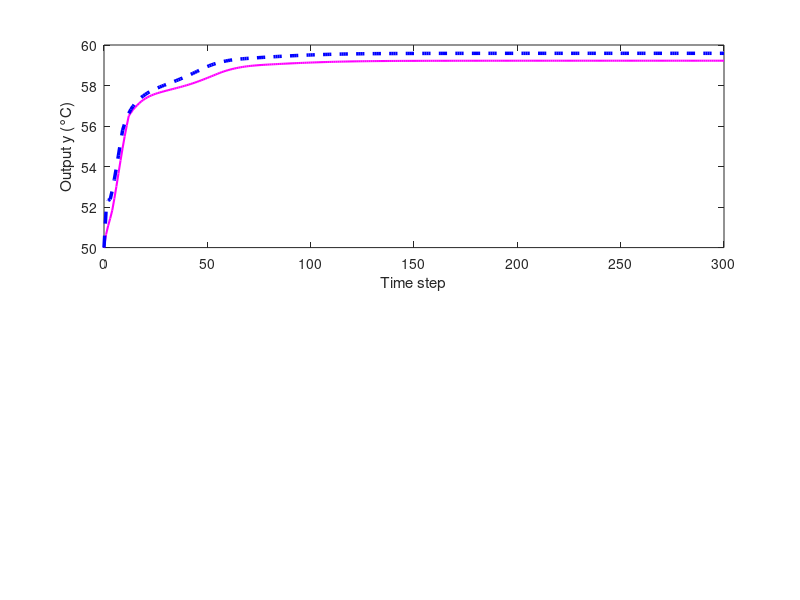

Write MATLAB code to recreate this figure. (Note: this script raises an error after producing the figure.)
% Baseline Comparison: Koopman vs Strejc MPC
% Simple comparison using saved results from both model files

clc, clear all, %close all

% Add path to readNPY function
addpath('../');
% Load data
load('train_data.mat');  % Ytrain, Utrain
load('test_data.mat');   % Ytest, Utest

% Flatten
Ytrain = Ytrain(:);
Utrain = Utrain(:);
Ytest = Ytest(:);
Utest = Utest(:);

% Full dataset for scaling
Yall = [Ytrain; Ytest];
Uall = [Utrain; Utest];

x_mean = mean(Yall);
x_std = std(Yall);
u_mean = mean(Uall);
u_std = std(Uall);

%% LOAD RESULTS FROM BOTH MODELS

% Load Koopman results with baseline
fprintf('Loading Koopman results...\n');
load('results_koopman.mat');
load('baseline_reference.mat');  % Koopman baseline
koop_time = 0:length(y_true_desc)-1;
koop_y_true_desc = y_true_desc;  % Koopman baseline
koop_y_est_desc = y_est_desc;    % Koopman KF estimate
koop_u_cl_desc = u_cl_desc;
y_true_koop = y_true;
u_koop = u_cl;
% Load Strejc results with baseline
fprintf('Loading Strejc results...\n');
load('results_strejc_to_zero.mat');
load('baseline_reference_strejc.mat');  % Strejc baseline
strejc_time = 0:length(y_true_desc)-1;
strejc_y_true_desc = y_true_desc;  % Strejc baseline
strejc_y_est_desc = y_est_desc;    % Strejc KF estimate  
strejc_u_cl_desc = u_cl_desc;
y_true_strejc = y_true;
u_strejc = u_cl;

%% COMPARISON PLOT
figure();

% First subplot: Koopman MPC + Kalman Filter vs Baseline
subplot(2,1,1)
plot(koop_time, koop_y_true_desc, 'm-', 'LineWidth', 1.5, 'DisplayName', 'True output (Baseline)'); hold on;
plot(koop_time, koop_y_est_desc, 'b--', 'LineWidth', 2.5, 'DisplayName', 'KF estimate (Koopman)');
xlabel('Time step'); ylabel('Output y (°C)');
yline(x_mean)
legend('Location', 'best');
title('Koopman MPC + Kalman Filter vs Baseline System');
grid on; grid minor;
ylim([50 68]);

% Second subplot: Strejc MPC + Kalman Filter vs Baseline
subplot(2,1,2)
plot(strejc_time, strejc_y_true_desc, 'm-', 'LineWidth', 1.5, 'DisplayName', 'True output (Baseline)'); hold on;
plot(strejc_time, strejc_y_est_desc, 'r--', 'LineWidth', 2.5, 'DisplayName', 'KF estimate (Strejc)');
xlabel('Time step'); ylabel('Output y (°C)');
legend('Location', 'best');
yline(x_mean)
title('Strejc MPC + Kalman Filter vs Baseline System');
grid on; grid minor;
ylim([50 68]);


%%
Qy = 10;
Qu = 1;
J_koopY=0;
J_koopU=0;
J_strejcU = 0;
J_strejcY = 0;

for i =1:length(strejc_time)-1
    J_koopY = J_koopY + y_true_koop(i)' * Qy * y_true_koop(i);
    J_koopU=J_koopU+ u_koop(i)' * Qu*u_koop(i);
    J_strejcU = J_strejcU+ u_strejc(i)' * Qu*u_strejc(i);
    J_strejcY = J_strejcY+ y_true_strejc(i)' * Qy*y_true_strejc(i);
end

fprintf('Koopman Model Cost (Output): J_koopY = %.4f\n', J_koopY);
fprintf('Koopman Model Cost (Control): J_koopU = %.4f\n', J_koopU);
fprintf('Strejc Model Cost (Output): J_strejcY = %.4f\n', J_strejcY);
fprintf('Strejc Model Cost (Control): J_strejcU = %.4f\n', J_strejcU);
fprintf('Koopman Model Cost (sum): J_koopY + U = %.4f\n', (J_koopY+J_koopU));
fprintf('Strejc Model Cost (sum): J_koopY + U = %.4f\n', (J_strejcY+J_strejcU));
fprintf('Koopman Model Cost (sum ratio to Strejc): (J_koopY + J_koopU) / (J_strejcY + J_strejcU) = %.4f\n', ...
    (J_koopY + J_koopU) / (J_strejcY + J_strejcU));
%% CALCULATE PERFORMANCE METRICS
% Calculate RMSE for both models (using their respective baselines)
koop_rmse = sqrt(mean((koop_y_true_desc - x_mean).^2));
strejc_rmse = sqrt(mean((strejc_y_true_desc - x_mean).^2));

fprintf('\n=== PERFORMANCE COMPARISON ===\n');
fprintf('Koopman RMSE: %.4f °C\n', koop_rmse);
fprintf('Strejc RMSE:  %.4f °C\n', strejc_rmse);
if strejc_rmse > 0
    fprintf('Improvement: %.2f%%\n', (strejc_rmse - koop_rmse)/strejc_rmse * 100);
end

%% SAVE COMPARISON RESULTS
% save('baseline_comparison_results.mat', 'koop_time', 'koop_y_true_desc', 'koop_y_est_desc', 'koop_u_cl_desc', ...
%      'strejc_time', 'strejc_y_true_desc', 'strejc_y_est_desc', 'strejc_u_cl_desc', ...
%      'koop_rmse', 'strejc_rmse');
% 
% fprintf('\nResults saved to baseline_comparison_results.mat\n');
